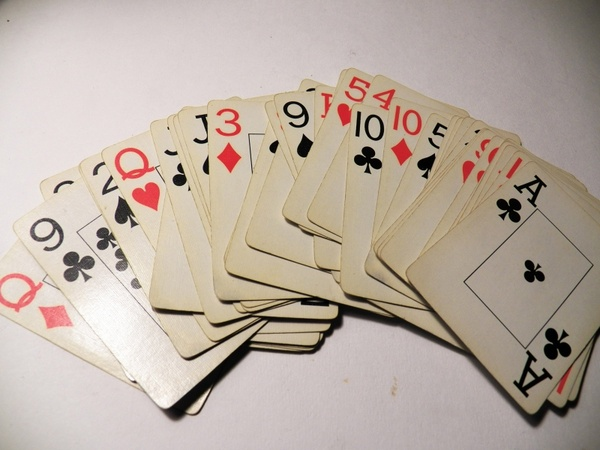
#> input picture cards2.jpg, 600 x 450 px, found by its file name
$ python ex5.py
#> lines starting #> are read from the running program, lines starting #| are printed output that depends on the picture
from cv2 import cv2
import numpy as np

img=cv2.imread('E:/opencv-for-github/cards2.jpg')
#> img is the input picture: shape (450, 600, 3); mean B, G, R 161.7, 172.8, 186

# cv2.imshow('cards2',img)
# cv2.waitKey(0)

width, height=400,400
pt1=np.float32([[111,219],[400,100],[154,482],[352,440]])
pt2=np.float32([[0,0],[width,0],[0,height],[width,height]])
matrix=cv2.getPerspectiveTransform(pt1,pt2)
imgOut=cv2.warpPerspective(img,matrix,(width,height))
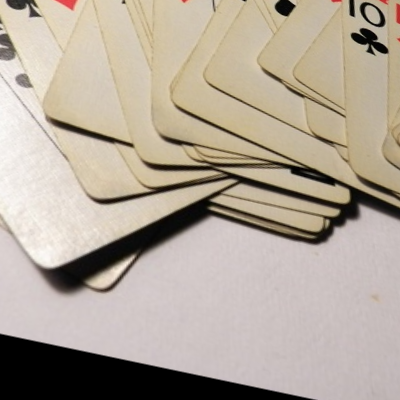
#> imgOut: shape (400, 400, 3); mean B, G, R 153.5, 166.8, 177.8

cv2.imshow('image',imgOut)
cv2.waitKey(0)

$ run again, with face1.jpeg copied over cards2.jpg
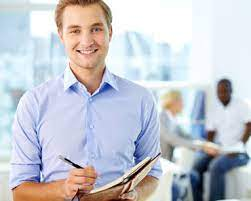
#> input picture face1.jpeg, 251 x 201 px, found by its file name
#> img is the input picture: shape (201, 251, 3); mean B, G, R 208.2, 200.6, 198
#> `imgOut=cv2.warpPerspective(img,matrix,(width,height))`:
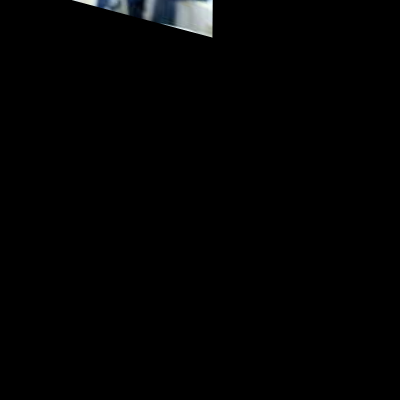
#> imgOut: shape (400, 400, 3); mean B, G, R 2.3, 2.1, 1.9

$ run again, with face2.jpeg copied over cards2.jpg
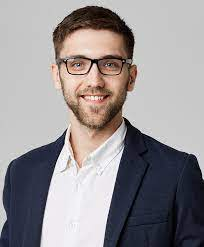
#> input picture face2.jpeg, 204 x 247 px, found by its file name
#> img is the input picture: shape (247, 204, 3); mean B, G, R 146.8, 144.9, 149.8
#> `imgOut=cv2.warpPerspective(img,matrix,(width,height))`:
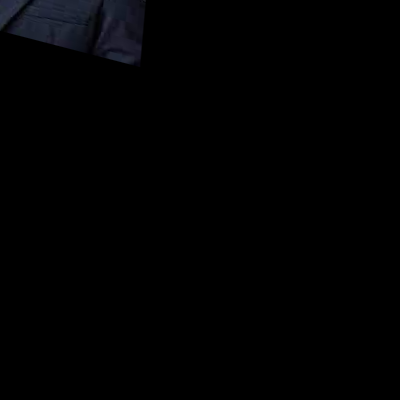
#> imgOut: shape (400, 400, 3); mean B, G, R 1.9, 1.3, 1.1
